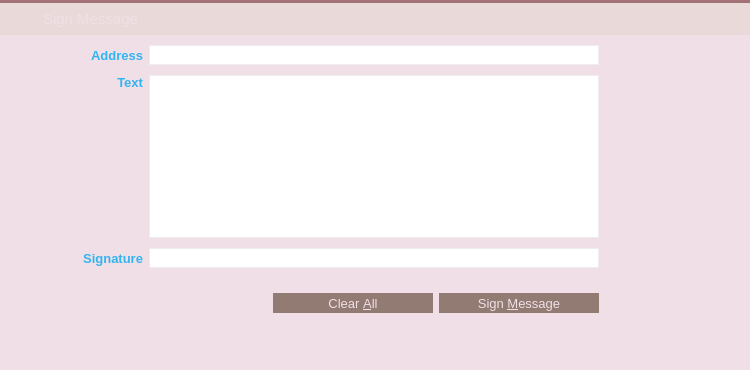
<?xml version="1.0" encoding="UTF-8"?>
<ui version="4.0">
 <class>SignMessagePage</class>
 <widget class="QWidget" name="SignMessagePage">
  <property name="geometry">
   <rect>
    <x>0</x>
    <y>0</y>
    <width>750</width>
    <height>370</height>
   </rect>
  </property>
  <property name="palette">
   <palette>
    <active>
     <colorrole role="Button">
      <brush brushstyle="SolidPattern">
       <color alpha="255">
        <red>233</red>
        <green>217</green>
        <blue>216</blue>
       </color>
      </brush>
     </colorrole>
     <colorrole role="Base">
      <brush brushstyle="SolidPattern">
       <color alpha="255">
        <red>233</red>
        <green>217</green>
        <blue>216</blue>
       </color>
      </brush>
     </colorrole>
     <colorrole role="Window">
      <brush brushstyle="SolidPattern">
       <color alpha="255">
        <red>233</red>
        <green>217</green>
        <blue>216</blue>
       </color>
      </brush>
     </colorrole>
     <colorrole role="Highlight">
      <brush brushstyle="SolidPattern">
       <color alpha="255">
        <red>235</red>
        <green>235</green>
        <blue>235</blue>
       </color>
      </brush>
     </colorrole>
     <colorrole role="HighlightedText">
      <brush brushstyle="SolidPattern">
       <color alpha="255">
        <red>171</red>
        <green>127</green>
        <blue>130</blue>
       </color>
      </brush>
     </colorrole>
    </active>
    <inactive>
     <colorrole role="Button">
      <brush brushstyle="SolidPattern">
       <color alpha="255">
        <red>233</red>
        <green>217</green>
        <blue>216</blue>
       </color>
      </brush>
     </colorrole>
     <colorrole role="Base">
      <brush brushstyle="SolidPattern">
       <color alpha="255">
        <red>233</red>
        <green>217</green>
        <blue>216</blue>
       </color>
      </brush>
     </colorrole>
     <colorrole role="Window">
      <brush brushstyle="SolidPattern">
       <color alpha="255">
        <red>233</red>
        <green>217</green>
        <blue>216</blue>
       </color>
      </brush>
     </colorrole>
     <colorrole role="Highlight">
      <brush brushstyle="SolidPattern">
       <color alpha="255">
        <red>235</red>
        <green>235</green>
        <blue>235</blue>
       </color>
      </brush>
     </colorrole>
     <colorrole role="HighlightedText">
      <brush brushstyle="SolidPattern">
       <color alpha="255">
        <red>171</red>
        <green>127</green>
        <blue>130</blue>
       </color>
      </brush>
     </colorrole>
    </inactive>
    <disabled>
     <colorrole role="Button">
      <brush brushstyle="SolidPattern">
       <color alpha="255">
        <red>233</red>
        <green>217</green>
        <blue>216</blue>
       </color>
      </brush>
     </colorrole>
     <colorrole role="Base">
      <brush brushstyle="SolidPattern">
       <color alpha="255">
        <red>233</red>
        <green>217</green>
        <blue>216</blue>
       </color>
      </brush>
     </colorrole>
     <colorrole role="Window">
      <brush brushstyle="SolidPattern">
       <color alpha="255">
        <red>233</red>
        <green>217</green>
        <blue>216</blue>
       </color>
      </brush>
     </colorrole>
     <colorrole role="Highlight">
      <brush brushstyle="SolidPattern">
       <color alpha="255">
        <red>240</red>
        <green>240</green>
        <blue>240</blue>
       </color>
      </brush>
     </colorrole>
     <colorrole role="HighlightedText">
      <brush brushstyle="SolidPattern">
       <color alpha="255">
        <red>171</red>
        <green>127</green>
        <blue>130</blue>
       </color>
      </brush>
     </colorrole>
    </disabled>
   </palette>
  </property>
  <property name="windowTitle">
   <string>Form</string>
  </property>
  <property name="styleSheet">
   <string notr="true">QLineEdit {
	border: 1px solid #ededed;
}
</string>
  </property>
  <layout class="QVBoxLayout" name="verticalLayout_4">
   <property name="spacing">
    <number>0</number>
   </property>
   <property name="margin">
    <number>0</number>
   </property>
   <item>
    <widget class="Line" name="lineBeforeAddressBook_3">
     <property name="styleSheet">
      <string notr="true">background-color: #A37276;</string>
     </property>
     <property name="frameShadow">
      <enum>QFrame::Raised</enum>
     </property>
     <property name="lineWidth">
      <number>0</number>
     </property>
     <property name="orientation">
      <enum>Qt::Horizontal</enum>
     </property>
    </widget>
   </item>
   <item>
    <widget class="QWidget" name="wHeader" native="true">
     <property name="minimumSize">
      <size>
       <width>0</width>
       <height>32</height>
      </size>
     </property>
     <property name="maximumSize">
      <size>
       <width>16777215</width>
       <height>32</height>
      </size>
     </property>
     <property name="is_header" stdset="0">
      <bool>true</bool>
     </property>
     <layout class="QHBoxLayout" name="horizontalLayout_20">
      <property name="margin">
       <number>0</number>
      </property>
      <item>
       <spacer name="horizontalSpacer_28">
        <property name="orientation">
         <enum>Qt::Horizontal</enum>
        </property>
        <property name="sizeType">
         <enum>QSizePolicy::Fixed</enum>
        </property>
        <property name="sizeHint" stdset="0">
         <size>
          <width>7</width>
          <height>20</height>
         </size>
        </property>
       </spacer>
      </item>
      <item>
       <widget class="QLabel" name="label_37">
        <property name="sizePolicy">
         <sizepolicy hsizetype="Preferred" vsizetype="Preferred">
          <horstretch>0</horstretch>
          <verstretch>0</verstretch>
         </sizepolicy>
        </property>
        <property name="minimumSize">
         <size>
          <width>30</width>
          <height>30</height>
         </size>
        </property>
        <property name="maximumSize">
         <size>
          <width>30</width>
          <height>30</height>
         </size>
        </property>
        <property name="text">
         <string/>
        </property>
        <property name="pixmap">
         <pixmap resource="../res.qrc">:/res/sign_message_icon.png</pixmap>
        </property>
       </widget>
      </item>
      <item>
       <widget class="QLabel" name="label_38">
        <property name="font">
         <font>
          <pointsize>11</pointsize>
          <stylestrategy>PreferAntialias</stylestrategy>
         </font>
        </property>
        <property name="styleSheet">
         <string notr="true">QLabel {
	color: #f0dfe7;
}</string>
        </property>
        <property name="text">
         <string>Sign Message</string>
        </property>
        <property name="buddy">
         <cstring></cstring>
        </property>
       </widget>
      </item>
     </layout>
    </widget>
   </item>
   <item>
    <widget class="QWidget" name="wContainer" native="true">
     <property name="styleSheet">
      <string notr="true">#wContainer {
	background-color: #f0dfe7;
}</string>
     </property>
     <layout class="QVBoxLayout" name="verticalLayout_2">
      <property name="spacing">
       <number>0</number>
      </property>
      <property name="margin">
       <number>0</number>
      </property>
      <item>
       <layout class="QHBoxLayout" name="horizontalLayout" stretch="1,7,1">
        <property name="spacing">
         <number>0</number>
        </property>
        <item>
         <spacer name="horizontalSpacer_29">
          <property name="orientation">
           <enum>Qt::Horizontal</enum>
          </property>
          <property name="sizeHint" stdset="0">
           <size>
            <width>136</width>
            <height>216</height>
           </size>
          </property>
         </spacer>
        </item>
        <item>
         <layout class="QVBoxLayout" name="verticalLayout_3">
          <property name="topMargin">
           <number>0</number>
          </property>
          <item>
         <layout class="QGridLayout" name="gridLayout_5">
            <property name="topMargin">
             <number>6</number>
            </property>
            <property name="bottomMargin">
             <number>3</number>
            </property>
          <property name="spacing">
           <number>6</number>
          </property>
          <item row="2" column="0">
           <widget class="QLabel" name="label_40">
            <property name="font">
             <font>
              <pointsize>10</pointsize>
              <weight>75</weight>
              <bold>true</bold>
             </font>
            </property>
            <property name="styleSheet">
             <string notr="true">QLabel {
	color: #32b4f0;
}</string>
            </property>
            <property name="text">
             <string>Signature</string>
            </property>
            <property name="alignment">
             <set>Qt::AlignRight|Qt::AlignTrailing|Qt::AlignVCenter</set>
            </property>
            <property name="margin">
             <number>5</number>
            </property>
           </widget>
          </item>
            <item row="0" column="3">
             <widget class="QPushButton" name="addressBookButton_SM">
            <property name="minimumSize">
             <size>
              <width>28</width>
              <height>28</height>
             </size>
            </property>
            <property name="maximumSize">
             <size>
              <width>28</width>
              <height>28</height>
             </size>
            </property>
            <property name="toolTip">
               <string>Choose an address from the address book</string>
            </property>
            <property name="styleSheet">
             <string notr="true">QPushButton {
	border: 0px solid gray;
	image: url(:/res/addressbook/normal.png);	
}

QPushButton:!enabled {
	image: url(:/res/addressbook/disabled.png);
}

QPushButton:pressed:flat {
	image: url(:/res/addressbook/pressed.png);
}

QPushButton:hover {
	image: url(:/res/addressbook/hover.png);
}</string>
            </property>
              <property name="shortcut">
               <string>Alt+A</string>
            </property>
            <property name="flat">
             <bool>true</bool>
            </property>
           </widget>
          </item>
          <item row="0" column="2">
           <widget class="QPushButton" name="pasteButton_SM">
            <property name="minimumSize">
             <size>
              <width>28</width>
              <height>28</height>
             </size>
            </property>
            <property name="maximumSize">
             <size>
              <width>28</width>
              <height>28</height>
             </size>
            </property>
            <property name="toolTip">
             <string>Paste address from clipboard</string>
            </property>
            <property name="styleSheet">
             <string notr="true">QPushButton {
	border: 0px solid gray;
	image: url(:/res/paste/normal.png);	
}

QPushButton:!enabled {
	image: url(:/res/paste/disabled.png);
}

QPushButton:pressed:flat {
	image: url(:/res/paste/pressed.png);
}

QPushButton:hover {
	image: url(:/res/paste/hover.png);
}</string>
            </property>
            <property name="shortcut">
             <string>Alt+P</string>
            </property>
            <property name="flat">
             <bool>true</bool>
            </property>
           </widget>
          </item>
            <item row="0" column="0">
             <widget class="QLabel" name="label_39">
              <property name="font">
               <font>
                <pointsize>10</pointsize>
                <weight>75</weight>
                <bold>true</bold>
               </font>
              </property>
              <property name="styleSheet">
               <string notr="true">QLabel {
	color: #32b4f0;
}</string>
              </property>
              <property name="text">
               <string>Address</string>
              </property>
              <property name="alignment">
               <set>Qt::AlignRight|Qt::AlignTrailing|Qt::AlignVCenter</set>
              </property>
              <property name="margin">
               <number>5</number>
              </property>
             </widget>
            </item>
            <item row="0" column="1">
             <widget class="QValidatedLineEdit" name="addressIn_SM">
              <property name="minimumSize">
               <size>
                <width>0</width>
                <height>20</height>
               </size>
              </property>
              <property name="font">
               <font>
                <pointsize>10</pointsize>
               </font>
              </property>
              <property name="toolTip">
               <string>The address to sign the message with (e.g. 7NS17iag9jJgTHD1VXjvLCEnZuQ3rJDE9L)</string>
              </property>
              <property name="maxLength">
               <number>34</number>
              </property>
             </widget>
            </item>
            <item row="1" column="0">
             <widget class="QLabel" name="label_41">
              <property name="font">
               <font>
                <pointsize>10</pointsize>
                <weight>75</weight>
                <bold>true</bold>
               </font>
              </property>
              <property name="styleSheet">
               <string notr="true">QLabel {
	color: #32b4f0;
}</string>
              </property>
              <property name="text">
               <string>Text</string>
              </property>
              <property name="alignment">
               <set>Qt::AlignRight|Qt::AlignTop|Qt::AlignTrailing</set>
              </property>
              <property name="margin">
               <number>5</number>
              </property>
             </widget>
            </item>
            <item row="1" column="1">
             <widget class="QPlainTextEdit" name="messageIn_SM">
              <property name="font">
               <font>
                <pointsize>10</pointsize>
               </font>
              </property>
              <property name="toolTip">
               <string>Enter the message you want to sign here</string>
              </property>
              <property name="styleSheet">
               <string notr="true">QPlainTextEdit {
	border: 1px solid #ededed;
}</string>
              </property>
              <property name="plainText">
               <string/>
              </property>
              <property name="backgroundVisible">
               <bool>false</bool>
              </property>
             </widget>
            </item>
            <item row="2" column="2">
             <widget class="QPushButton" name="copySignatureButton_SM">
              <property name="minimumSize">
               <size>
                <width>28</width>
                <height>28</height>
               </size>
              </property>
              <property name="maximumSize">
               <size>
                <width>28</width>
                <height>28</height>
               </size>
              </property>
              <property name="toolTip">
               <string>Copy the current signature to the system clipboard</string>
              </property>
              <property name="styleSheet">
               <string notr="true">QPushButton {
	border: 0px solid gray;
	image: url(:/res/copy/normal.png);
}

QPushButton:pressed:flat {
	image: url(:/res/copy/pressed.png);
}

QPushButton:hover {
	image: url(:/res/copy/hover.png);
}</string>
              </property>
              <property name="text">
               <string/>
              </property>
              <property name="flat">
               <bool>true</bool>
              </property>
             </widget>
            </item>
          <item row="2" column="1">
           <widget class="QLineEdit" name="signatureOut_SM">
            <property name="minimumSize">
             <size>
              <width>0</width>
              <height>20</height>
             </size>
            </property>
            <property name="font">
             <font>
              <pointsize>10</pointsize>
             </font>
            </property>
            <property name="readOnly">
             <bool>true</bool>
            </property>
           </widget>
          </item>
           </layout>
          </item>
          <item>
           <widget class="QLabel" name="statusLabel_SM">
            <property name="font">
             <font>
              <pointsize>10</pointsize>
              <weight>75</weight>
              <bold>true</bold>
             </font>
            </property>
            <property name="text">
             <string/>
            </property>
            <property name="alignment">
             <set>Qt::AlignCenter</set>
            </property>
            <property name="wordWrap">
             <bool>true</bool>
            </property>
           </widget>
          </item>
          <item>
           <widget class="QWidget" name="wAcceptHolder" native="true">
            <property name="minimumSize">
             <size>
              <width>0</width>
              <height>26</height>
             </size>
            </property>
            <layout class="QHBoxLayout" name="horizontalLayout_22">
             <property name="margin">
              <number>0</number>
             </property>
             <item>
              <spacer name="horizontalSpacer_30">
               <property name="orientation">
                <enum>Qt::Horizontal</enum>
               </property>
               <property name="sizeHint" stdset="0">
                <size>
                 <width>40</width>
                 <height>20</height>
                </size>
               </property>
              </spacer>
             </item>
             <item>
              <widget class="QPushButton" name="clearButton_SM">
               <property name="minimumSize">
                <size>
                 <width>160</width>
                 <height>20</height>
                </size>
               </property>
               <property name="maximumSize">
                <size>
                 <width>160</width>
                 <height>20</height>
                </size>
               </property>
               <property name="font">
                <font>
                 <pointsize>10</pointsize>
                 <stylestrategy>PreferAntialias</stylestrategy>
                </font>
               </property>
               <property name="toolTip">
                <string>Reset all sign message fields</string>
               </property>
               <property name="styleSheet">
                <string notr="true">QPushButton {
	background-color: #927b72;
	color: #f0dfe7;
	border: 0px solid gray;
	max-height: 20px;
	min-height: 20px;
	max-width: 160px;
	min-width: 160px;
}

QPushButton:hover {
	background-color: #32b4f0;
}

QPushButton:pressed:flat {
	background-color: #00a3de;
}</string>
               </property>
               <property name="text">
                <string>Clear &amp;All</string>
               </property>
               <property name="flat">
                <bool>true</bool>
               </property>
              </widget>
             </item>
             <item>
              <widget class="QPushButton" name="signMessageButton_SM">
               <property name="font">
                <font>
                 <pointsize>10</pointsize>
                 <stylestrategy>PreferAntialias</stylestrategy>
                </font>
               </property>
               <property name="toolTip">
                <string>Sign the message to prove you own this GrumpyCoin address</string>
               </property>
               <property name="styleSheet">
                <string notr="true">QPushButton {
	background-color: #927b72;
	color: #f0dfe7;
	border: 0px solid gray;
	max-height: 20px;
	min-height: 20px;
	max-width: 160px;
	min-width: 160px;
}

QPushButton:hover {
	background-color: #32b4f0;
}

QPushButton:pressed:flat {
	background-color: #00a3de;
}</string>
               </property>
               <property name="text">
                <string>Sign &amp;Message</string>
               </property>
               <property name="flat">
                <bool>true</bool>
               </property>
              </widget>
             </item>
             <item>
              <spacer name="horizontalSpacer">
               <property name="orientation">
                <enum>Qt::Horizontal</enum>
            </property>
               <property name="sizeType">
                <enum>QSizePolicy::Fixed</enum>
            </property>
               <property name="sizeHint" stdset="0">
             <size>
                 <width>68</width>
              <height>20</height>
             </size>
            </property>
              </spacer>
          </item>
            </layout>
           </widget>
          </item>
         </layout>
        </item>
        <item>
         <spacer name="horizontalSpacer_31">
          <property name="orientation">
           <enum>Qt::Horizontal</enum>
          </property>
          <property name="sizeHint" stdset="0">
           <size>
            <width>136</width>
            <height>20</height>
           </size>
          </property>
         </spacer>
        </item>
       </layout>
      </item>
      <item>
       <spacer name="verticalSpacer">
        <property name="orientation">
         <enum>Qt::Vertical</enum>
        </property>
        <property name="sizeHint" stdset="0">
         <size>
          <width>20</width>
          <height>82</height>
         </size>
        </property>
       </spacer>
      </item>
     </layout>
    </widget>
   </item>
  </layout>
 </widget>
 <customwidgets>
  <customwidget>
   <class>QValidatedLineEdit</class>
   <extends>QLineEdit</extends>
   <header>qvalidatedlineedit.h</header>
  </customwidget>
 </customwidgets>
 <resources>
  <include location="../res.qrc"/>
 </resources>
 <connections/>
</ui>
